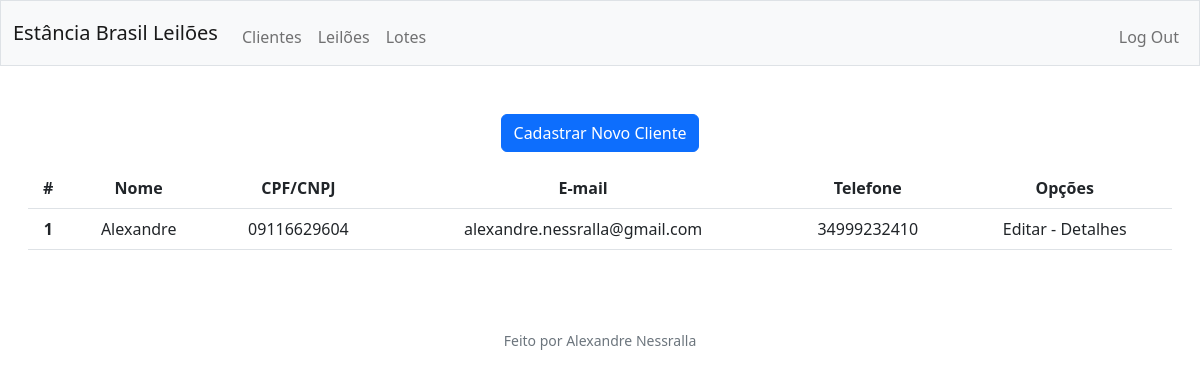
The app's page /clientes (signed in) with its own data.
### tables this page shows
CREATE TABLE clients (
    clientId INTEGER PRIMARY KEY AUTOINCREMENT,
    created TIMESTAMP NOT NULL DEFAULT CURRENT_TIMESTAMP,
    nome VARCHAR(45) NOT NULL,
    doc VARCHAR(15) NOT NULL,
    mail VARCHAR(30) NOT NULL,
    logradouro VARCHAR(45) NOT NULL,
    bairro VARCHAR(20) NOT NULL,
    cidade VARCHAR(20) NOT NULL,
    estado VARCHAR(2) NOT NULL,
    inscRural VARCHAR(15) NOT NULL,
    tel VARCHAR(15) NOT NULL
);

### app.py (the view)
@app.route('/clientes')
@login_requireds
def clients():
    rows = cur.execute("SELECT * FROM clients")
    clients = rows.fetchall()
    return render_template('clientes.html',clients=clients)

### helpers.py (called while the page is built)
def login_requireds(f):
    @wraps(f)
    def decorated_function(*args, **kwargs):
        if session.get("user_id") is None:
            return redirect("/login")
        return f(*args, **kwargs)
    return decorated_function

### templates/clientes.html (shortened to what this page needs)
{% extends "layout.html" %}
{% block main %}
    <div>
        <button class="btn btn-primary" ><a style="text-decoration:none; color: #fff;"  href="./cadastro">Cadastrar Novo Cliente</a></button>
    </div>
    <div class="w-80 p-3">
        <table class="table table-hover">
            <thead>
              <tr>
                <th scope="col">#</th>
                <th scope="col">Nome</th>
                <th scope="col">CPF/CNPJ</th>
                <th scope="col">E-mail</th>
                <th scope="col">Telefone</th>
                <th scope="col">Opções</th>
              </tr>
            </thead>
            <tbody>
              {% for client in clients %}
              <tr>
                <th scope="row">{{client[0]}}</th>
                <td>{{client[2]}}</td>
                <td>{{client[3]}}</td>
                <td>{{client[4]}}</td>
                <td>{{client[10]}}</td>
                <td> Editar - Detalhes </td>
              </tr>
              {% endfor %}
            </tbody>
          </table>
    </div>
{% endblock %}

### records on screen
clients: clientId "1", nome "Alexandre", doc "09116629604", mail "alexandre.nessralla@gmail.com", tel "34999232410"
